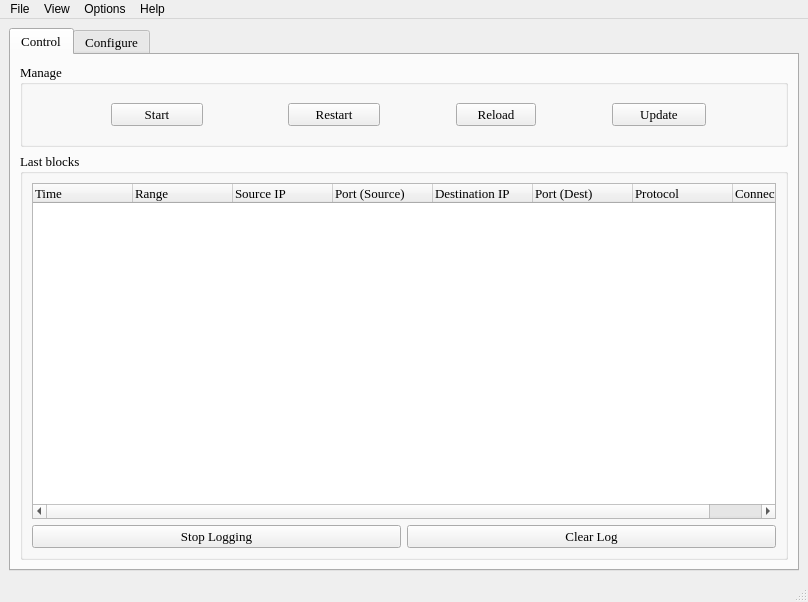
<?xml version="1.0" encoding="UTF-8"?>
<ui version="4.0">
 <class>MainWindow</class>
 <widget class="QMainWindow" name="MainWindow">
  <property name="geometry">
   <rect>
    <x>0</x>
    <y>0</y>
    <width>808</width>
    <height>602</height>
   </rect>
  </property>
  <property name="sizePolicy">
   <sizepolicy hsizetype="Fixed" vsizetype="Fixed">
    <horstretch>0</horstretch>
    <verstretch>0</verstretch>
   </sizepolicy>
  </property>
  <property name="minimumSize">
   <size>
    <width>400</width>
    <height>400</height>
   </size>
  </property>
  <property name="maximumSize">
   <size>
    <width>2500</width>
    <height>5000</height>
   </size>
  </property>
  <property name="windowTitle">
   <string>PeerGuardian Linux</string>
  </property>
  <property name="windowIcon">
   <iconset resource="../images/images.qrc">
    <normaloff>:/images/pglgui.png</normaloff>:/images/pglgui.png</iconset>
  </property>
  <widget class="QWidget" name="centralwidget">
   <layout class="QVBoxLayout" name="verticalLayout_8">
    <item>
     <widget class="QTabWidget" name="tabWidget">
      <property name="font">
       <font>
        <family>Times New Roman</family>
        <pointsize>10</pointsize>
       </font>
      </property>
      <property name="contextMenuPolicy">
       <enum>Qt::DefaultContextMenu</enum>
      </property>
      <property name="currentIndex">
       <number>0</number>
      </property>
      <widget class="QWidget" name="tab_ControlPanel">
       <attribute name="title">
        <string>Control</string>
       </attribute>
       <layout class="QVBoxLayout" name="verticalLayout_3">
        <item>
         <layout class="QHBoxLayout" name="horizontalLayout_2">
          <item>
           <widget class="QGroupBox" name="controlInfoGroup_2">
            <property name="sizePolicy">
             <sizepolicy hsizetype="Preferred" vsizetype="Preferred">
              <horstretch>0</horstretch>
              <verstretch>0</verstretch>
             </sizepolicy>
            </property>
            <property name="title">
             <string>Manage</string>
            </property>
            <layout class="QHBoxLayout" name="horizontalLayout">
             <item>
              <widget class="QStackedWidget" name="controlPglButtons">
               <property name="sizePolicy">
                <sizepolicy hsizetype="Fixed" vsizetype="Fixed">
                 <horstretch>70</horstretch>
                 <verstretch>0</verstretch>
                </sizepolicy>
               </property>
               <property name="minimumSize">
                <size>
                 <width>90</width>
                 <height>0</height>
                </size>
               </property>
               <property name="maximumSize">
                <size>
                 <width>16777215</width>
                 <height>16777215</height>
                </size>
               </property>
               <property name="layoutDirection">
                <enum>Qt::LeftToRight</enum>
               </property>
               <property name="lineWidth">
                <number>1</number>
               </property>
               <property name="currentIndex">
                <number>0</number>
               </property>
               <widget class="QWidget" name="page">
                <layout class="QVBoxLayout" name="verticalLayout_2">
                 <item>
                  <widget class="QPushButton" name="startPglButton">
                   <property name="sizePolicy">
                    <sizepolicy hsizetype="MinimumExpanding" vsizetype="Fixed">
                     <horstretch>0</horstretch>
                     <verstretch>0</verstretch>
                    </sizepolicy>
                   </property>
                   <property name="minimumSize">
                    <size>
                     <width>92</width>
                     <height>0</height>
                    </size>
                   </property>
                   <property name="layoutDirection">
                    <enum>Qt::LeftToRight</enum>
                   </property>
                   <property name="text">
                    <string>Start</string>
                   </property>
                   <property name="icon">
                    <iconset resource="../images/images.qrc">
                     <normaloff>:/images/play.png</normaloff>:/images/play.png</iconset>
                   </property>
                  </widget>
                 </item>
                </layout>
               </widget>
               <widget class="QWidget" name="page_2">
                <layout class="QVBoxLayout" name="verticalLayout">
                 <item>
                  <widget class="QPushButton" name="stopPglButton">
                   <property name="sizePolicy">
                    <sizepolicy hsizetype="MinimumExpanding" vsizetype="Fixed">
                     <horstretch>0</horstretch>
                     <verstretch>0</verstretch>
                    </sizepolicy>
                   </property>
                   <property name="minimumSize">
                    <size>
                     <width>86</width>
                     <height>0</height>
                    </size>
                   </property>
                   <property name="maximumSize">
                    <size>
                     <width>16777215</width>
                     <height>16777215</height>
                    </size>
                   </property>
                   <property name="text">
                    <string>Stop</string>
                   </property>
                   <property name="icon">
                    <iconset resource="../images/images.qrc">
                     <normaloff>:/images/stop.png</normaloff>:/images/stop.png</iconset>
                   </property>
                  </widget>
                 </item>
                </layout>
               </widget>
              </widget>
             </item>
             <item>
              <widget class="QPushButton" name="restartPglButton">
               <property name="sizePolicy">
                <sizepolicy hsizetype="Fixed" vsizetype="Fixed">
                 <horstretch>0</horstretch>
                 <verstretch>0</verstretch>
                </sizepolicy>
               </property>
               <property name="minimumSize">
                <size>
                 <width>92</width>
                 <height>0</height>
                </size>
               </property>
               <property name="toolTip">
                <string>Does a full restart. Including cleaning IPtables variables, pgld is stopped and started again. You'll be unprotected for a couple of seconds.</string>
               </property>
               <property name="layoutDirection">
                <enum>Qt::LeftToRight</enum>
               </property>
               <property name="text">
                <string>Restart</string>
               </property>
               <property name="icon">
                <iconset resource="../images/images.qrc">
                 <normaloff>:/images/restart.png</normaloff>:/images/restart.png</iconset>
               </property>
              </widget>
             </item>
             <item>
              <widget class="QPushButton" name="reloadPglButton">
               <property name="sizePolicy">
                <sizepolicy hsizetype="Fixed" vsizetype="Fixed">
                 <horstretch>0</horstretch>
                 <verstretch>0</verstretch>
                </sizepolicy>
               </property>
               <property name="toolTip">
                <string>Only reloads blocklists.</string>
               </property>
               <property name="text">
                <string>Reload</string>
               </property>
               <property name="icon">
                <iconset resource="../images/images.qrc">
                 <normaloff>:/images/reload.png</normaloff>:/images/reload.png</iconset>
               </property>
              </widget>
             </item>
             <item>
              <widget class="QPushButton" name="updatePglButton">
               <property name="sizePolicy">
                <sizepolicy hsizetype="Fixed" vsizetype="Fixed">
                 <horstretch>92</horstretch>
                 <verstretch>26</verstretch>
                </sizepolicy>
               </property>
               <property name="minimumSize">
                <size>
                 <width>94</width>
                 <height>0</height>
                </size>
               </property>
               <property name="text">
                <string>Update</string>
               </property>
               <property name="icon">
                <iconset resource="../images/images.qrc">
                 <normaloff>:/images/incoming.png</normaloff>:/images/incoming.png</iconset>
               </property>
              </widget>
             </item>
            </layout>
           </widget>
          </item>
         </layout>
        </item>
        <item>
         <widget class="QGroupBox" name="groupBox_4">
          <property name="sizePolicy">
           <sizepolicy hsizetype="Preferred" vsizetype="Expanding">
            <horstretch>0</horstretch>
            <verstretch>0</verstretch>
           </sizepolicy>
          </property>
          <property name="title">
           <string>Last blocks</string>
          </property>
          <layout class="QVBoxLayout" name="verticalLayout_9">
           <item>
            <widget class="QTreeWidget" name="logTreeWidget">
             <property name="mouseTracking">
              <bool>true</bool>
             </property>
             <property name="rootIsDecorated">
              <bool>false</bool>
             </property>
             <property name="itemsExpandable">
              <bool>false</bool>
             </property>
             <property name="sortingEnabled">
              <bool>false</bool>
             </property>
             <property name="expandsOnDoubleClick">
              <bool>false</bool>
             </property>
             <column>
              <property name="text">
               <string>Time</string>
              </property>
             </column>
             <column>
              <property name="text">
               <string>Range</string>
              </property>
             </column>
             <column>
              <property name="text">
               <string>Source IP</string>
              </property>
             </column>
             <column>
              <property name="text">
               <string>Port (Source)</string>
              </property>
             </column>
             <column>
              <property name="text">
               <string>Destination IP</string>
              </property>
             </column>
             <column>
              <property name="text">
               <string>Port (Dest)</string>
              </property>
             </column>
             <column>
              <property name="text">
               <string>Protocol</string>
              </property>
             </column>
             <column>
              <property name="text">
               <string>Connection Type</string>
              </property>
             </column>
            </widget>
           </item>
           <item>
            <layout class="QHBoxLayout" name="horizontalLayout_13">
             <item>
              <widget class="QPushButton" name="stopLoggingButton">
               <property name="toolTip">
                <string>Ignores or appends any blocking information coming from pgld.</string>
               </property>
               <property name="text">
                <string>Stop Logging</string>
               </property>
               <property name="icon">
                <iconset resource="../images/images.qrc">
                 <normaloff>:/images/cancel.png</normaloff>:/images/cancel.png</iconset>
               </property>
              </widget>
             </item>
             <item>
              <widget class="QPushButton" name="clearLogButton">
               <property name="toolTip">
                <string>Clears the log</string>
               </property>
               <property name="statusTip">
                <string/>
               </property>
               <property name="text">
                <string>Clear Log</string>
               </property>
               <property name="icon">
                <iconset resource="../images/images.qrc">
                 <normaloff>:/images/log.png</normaloff>:/images/log.png</iconset>
               </property>
              </widget>
             </item>
            </layout>
           </item>
          </layout>
         </widget>
        </item>
       </layout>
      </widget>
      <widget class="QWidget" name="tab_5">
       <attribute name="title">
        <string>Configure</string>
       </attribute>
       <layout class="QVBoxLayout" name="verticalLayout_6">
        <item>
         <widget class="QGroupBox" name="groupBox_7">
          <property name="sizePolicy">
           <sizepolicy hsizetype="Preferred" vsizetype="Minimum">
            <horstretch>0</horstretch>
            <verstretch>0</verstretch>
           </sizepolicy>
          </property>
          <property name="title">
           <string>General Configuration</string>
          </property>
          <layout class="QVBoxLayout" name="_17">
           <item>
            <widget class="QCheckBox" name="startAtBootCheckBox">
             <property name="statusTip">
              <string>Start PeerGuardian as a daemon when the computer starts</string>
             </property>
             <property name="text">
              <string>Start PeerGuardian at system boot</string>
             </property>
            </widget>
           </item>
          </layout>
         </widget>
        </item>
        <item>
         <widget class="QGroupBox" name="groupBox_11">
          <property name="sizePolicy">
           <sizepolicy hsizetype="Preferred" vsizetype="Minimum">
            <horstretch>0</horstretch>
            <verstretch>0</verstretch>
           </sizepolicy>
          </property>
          <property name="title">
           <string>Updates</string>
          </property>
          <layout class="QVBoxLayout" name="verticalLayout_10">
           <item>
            <widget class="QCheckBox" name="updateAutomaticallyCheckBox">
             <property name="sizePolicy">
              <sizepolicy hsizetype="Minimum" vsizetype="Fixed">
               <horstretch>0</horstretch>
               <verstretch>0</verstretch>
              </sizepolicy>
             </property>
             <property name="statusTip">
              <string>Enable/Disable auto updates</string>
             </property>
             <property name="text">
              <string>Update the blocklists automatically</string>
             </property>
            </widget>
           </item>
           <item>
            <layout class="QHBoxLayout" name="horizontalLayout_6">
             <item>
              <widget class="QRadioButton" name="updateDailyRadio">
               <property name="enabled">
                <bool>false</bool>
               </property>
               <property name="sizePolicy">
                <sizepolicy hsizetype="Minimum" vsizetype="Fixed">
                 <horstretch>0</horstretch>
                 <verstretch>0</verstretch>
                </sizepolicy>
               </property>
               <property name="statusTip">
                <string>Update the blocklists every day</string>
               </property>
               <property name="text">
                <string>Every day</string>
               </property>
              </widget>
             </item>
             <item>
              <widget class="QRadioButton" name="updateWeeklyRadio">
               <property name="enabled">
                <bool>false</bool>
               </property>
               <property name="statusTip">
                <string>Update the blocklists every week</string>
               </property>
               <property name="text">
                <string>Every week</string>
               </property>
              </widget>
             </item>
             <item>
              <widget class="QRadioButton" name="updateMonthlyRadio">
               <property name="enabled">
                <bool>false</bool>
               </property>
               <property name="statusTip">
                <string>Update the blocklists every month</string>
               </property>
               <property name="text">
                <string>Every month</string>
               </property>
              </widget>
             </item>
            </layout>
           </item>
          </layout>
         </widget>
        </item>
        <item>
         <layout class="QHBoxLayout" name="horizontalLayout_3">
          <item>
           <widget class="QGroupBox" name="groupBox_10">
            <property name="sizePolicy">
             <sizepolicy hsizetype="Minimum" vsizetype="Preferred">
              <horstretch>0</horstretch>
              <verstretch>0</verstretch>
             </sizepolicy>
            </property>
            <property name="title">
             <string>Blocklists</string>
            </property>
            <layout class="QVBoxLayout" name="verticalLayout_5">
             <item>
              <widget class="QTreeWidget" name="blocklistTreeWidget">
               <property name="mouseTracking">
                <bool>true</bool>
               </property>
               <property name="rootIsDecorated">
                <bool>false</bool>
               </property>
               <property name="itemsExpandable">
                <bool>false</bool>
               </property>
               <property name="headerHidden">
                <bool>true</bool>
               </property>
               <attribute name="headerDefaultSectionSize">
                <number>140</number>
               </attribute>
               <attribute name="headerMinimumSectionSize">
                <number>40</number>
               </attribute>
               <column>
                <property name="text">
                 <string notr="true">1</string>
                </property>
               </column>
              </widget>
             </item>
             <item>
              <layout class="QHBoxLayout" name="horizontalLayout_5">
               <item>
                <widget class="QPushButton" name="addBlockListButton">
                 <property name="sizePolicy">
                  <sizepolicy hsizetype="Minimum" vsizetype="Fixed">
                   <horstretch>0</horstretch>
                   <verstretch>0</verstretch>
                  </sizepolicy>
                 </property>
                 <property name="statusTip">
                  <string>Add a remote or local blocklist</string>
                 </property>
                 <property name="text">
                  <string/>
                 </property>
                 <property name="icon">
                  <iconset resource="../images/images.qrc">
                   <normaloff>:/images/list_add.png</normaloff>:/images/list_add.png</iconset>
                 </property>
                </widget>
               </item>
               <item>
                <widget class="QPushButton" name="removeBlocklistButton">
                 <property name="enabled">
                  <bool>false</bool>
                 </property>
                 <property name="text">
                  <string/>
                 </property>
                 <property name="icon">
                  <iconset resource="../images/images.qrc">
                   <normaloff>:/images/list_remove.png</normaloff>:/images/list_remove.png</iconset>
                 </property>
                </widget>
               </item>
               <item>
                <spacer name="horizontalSpacer_2">
                 <property name="orientation">
                  <enum>Qt::Horizontal</enum>
                 </property>
                 <property name="sizeType">
                  <enum>QSizePolicy::MinimumExpanding</enum>
                 </property>
                 <property name="sizeHint" stdset="0">
                  <size>
                   <width>40</width>
                   <height>20</height>
                  </size>
                 </property>
                </spacer>
               </item>
              </layout>
             </item>
            </layout>
           </widget>
          </item>
          <item>
           <widget class="QGroupBox" name="groupBox">
            <property name="sizePolicy">
             <sizepolicy hsizetype="Minimum" vsizetype="Preferred">
              <horstretch>0</horstretch>
              <verstretch>0</verstretch>
             </sizepolicy>
            </property>
            <property name="title">
             <string>Whitelist</string>
            </property>
            <layout class="QVBoxLayout" name="verticalLayout_4">
             <item>
              <widget class="QTreeWidget" name="whitelistTreeWidget">
               <property name="mouseTracking">
                <bool>true</bool>
               </property>
               <property name="rootIsDecorated">
                <bool>false</bool>
               </property>
               <property name="itemsExpandable">
                <bool>false</bool>
               </property>
               <property name="headerHidden">
                <bool>false</bool>
               </property>
               <attribute name="headerDefaultSectionSize">
                <number>80</number>
               </attribute>
               <attribute name="headerMinimumSectionSize">
                <number>40</number>
               </attribute>
               <attribute name="headerStretchLastSection">
                <bool>true</bool>
               </attribute>
               <column>
                <property name="text">
                 <string>Value</string>
                </property>
               </column>
               <column>
                <property name="text">
                 <string>Connection</string>
                </property>
               </column>
               <column>
                <property name="text">
                 <string>Protocol</string>
                </property>
               </column>
              </widget>
             </item>
             <item>
              <layout class="QHBoxLayout" name="horizontalLayout_10">
               <item>
                <widget class="QPushButton" name="addExceptionButton">
                 <property name="sizePolicy">
                  <sizepolicy hsizetype="Minimum" vsizetype="Fixed">
                   <horstretch>0</horstretch>
                   <verstretch>0</verstretch>
                  </sizepolicy>
                 </property>
                 <property name="statusTip">
                  <string>Whitelist an IP address or a Port</string>
                 </property>
                 <property name="text">
                  <string/>
                 </property>
                 <property name="icon">
                  <iconset resource="../images/images.qrc">
                   <normaloff>:/images/list_add.png</normaloff>:/images/list_add.png</iconset>
                 </property>
                </widget>
               </item>
               <item>
                <widget class="QPushButton" name="removeExceptionButton">
                 <property name="enabled">
                  <bool>false</bool>
                 </property>
                 <property name="text">
                  <string/>
                 </property>
                 <property name="icon">
                  <iconset resource="../images/images.qrc">
                   <normaloff>:/images/list_remove.png</normaloff>:/images/list_remove.png</iconset>
                 </property>
                </widget>
               </item>
               <item>
                <spacer name="horizontalSpacer_6">
                 <property name="orientation">
                  <enum>Qt::Horizontal</enum>
                 </property>
                 <property name="sizeType">
                  <enum>QSizePolicy::MinimumExpanding</enum>
                 </property>
                 <property name="sizeHint" stdset="0">
                  <size>
                   <width>40</width>
                   <height>20</height>
                  </size>
                 </property>
                </spacer>
               </item>
              </layout>
             </item>
            </layout>
           </widget>
          </item>
         </layout>
        </item>
        <item>
         <layout class="QHBoxLayout" name="horizontalLayout_4">
          <item>
           <spacer name="horizontalSpacer">
            <property name="orientation">
             <enum>Qt::Horizontal</enum>
            </property>
            <property name="sizeHint" stdset="0">
             <size>
              <width>108</width>
              <height>17</height>
             </size>
            </property>
           </spacer>
          </item>
          <item>
           <widget class="QPushButton" name="undoButton">
            <property name="enabled">
             <bool>false</bool>
            </property>
            <property name="text">
             <string>Undo All</string>
            </property>
           </widget>
          </item>
          <item>
           <widget class="QPushButton" name="applyButton">
            <property name="enabled">
             <bool>false</bool>
            </property>
            <property name="sizePolicy">
             <sizepolicy hsizetype="Minimum" vsizetype="Fixed">
              <horstretch>0</horstretch>
              <verstretch>0</verstretch>
             </sizepolicy>
            </property>
            <property name="text">
             <string>Apply</string>
            </property>
           </widget>
          </item>
         </layout>
        </item>
       </layout>
      </widget>
     </widget>
    </item>
   </layout>
  </widget>
  <widget class="QStatusBar" name="statusBar"/>
  <widget class="QMenuBar" name="menuBar">
   <property name="geometry">
    <rect>
     <x>0</x>
     <y>0</y>
     <width>808</width>
     <height>20</height>
    </rect>
   </property>
   <widget class="QMenu" name="menuFile">
    <property name="title">
     <string>File</string>
    </property>
    <addaction name="a_Exit"/>
   </widget>
   <widget class="QMenu" name="menuSettings">
    <property name="title">
     <string>Options</string>
    </property>
    <addaction name="separator"/>
    <addaction name="a_SettingsDialog"/>
   </widget>
   <widget class="QMenu" name="menuAbout">
    <property name="title">
     <string>Help</string>
    </property>
    <addaction name="a_AboutDialog"/>
   </widget>
   <widget class="QMenu" name="menuView">
    <property name="title">
     <string>View</string>
    </property>
    <addaction name="viewPglcmdLogAction"/>
    <addaction name="viewPgldLogAction"/>
   </widget>
   <addaction name="menuFile"/>
   <addaction name="menuView"/>
   <addaction name="menuSettings"/>
   <addaction name="menuAbout"/>
  </widget>
  <action name="actionQuit">
   <property name="text">
    <string>Open configuration...</string>
   </property>
  </action>
  <action name="actionQuit_2">
   <property name="text">
    <string>Quit</string>
   </property>
  </action>
  <action name="actionConfigure">
   <property name="text">
    <string>Configure</string>
   </property>
  </action>
  <action name="actionAbout">
   <property name="text">
    <string>About</string>
   </property>
  </action>
  <action name="actionOptions">
   <property name="text">
    <string>Open info</string>
   </property>
  </action>
  <action name="actionOpen_pglcmd_log">
   <property name="text">
    <string>Open blocklist</string>
   </property>
  </action>
  <action name="actionSave_changes">
   <property name="text">
    <string>Save changes</string>
   </property>
  </action>
  <action name="actionApply_changes">
   <property name="text">
    <string>Apply changes</string>
   </property>
  </action>
  <action name="actionQuit_3">
   <property name="text">
    <string>Quit</string>
   </property>
  </action>
  <action name="actionSelect_custom_files">
   <property name="text">
    <string>Change file paths</string>
   </property>
  </action>
  <action name="actionAbout_2">
   <property name="text">
    <string>About</string>
   </property>
  </action>
  <action name="actionSelect_moblock_log">
   <property name="text">
    <string>Select moblock.log</string>
   </property>
  </action>
  <action name="actionSelect_pglcmd_log">
   <property name="text">
    <string>Select pglcmd.log</string>
   </property>
  </action>
  <action name="actionPreferences">
   <property name="text">
    <string>Preferences</string>
   </property>
  </action>
  <action name="m_ToggleAutoScroll">
   <property name="checkable">
    <bool>true</bool>
   </property>
   <property name="checked">
    <bool>true</bool>
   </property>
   <property name="text">
    <string>Enable auto scrolling</string>
   </property>
  </action>
  <action name="m_ToggleAutoScroll2">
   <property name="checkable">
    <bool>true</bool>
   </property>
   <property name="checked">
    <bool>true</bool>
   </property>
   <property name="text">
    <string>Enable auto scrolling</string>
   </property>
  </action>
  <action name="a_SaveChanges">
   <property name="icon">
    <iconset resource="../images/images.qrc">
     <normaloff>:/images/save.png</normaloff>:/images/save.png</iconset>
   </property>
   <property name="text">
    <string>Apply changes</string>
   </property>
  </action>
  <action name="actionRestore_backup">
   <property name="text">
    <string>Restore backup</string>
   </property>
  </action>
  <action name="a_Exit">
   <property name="icon">
    <iconset resource="../images/images.qrc">
     <normaloff>:/images/exit.png</normaloff>:/images/exit.png</iconset>
   </property>
   <property name="text">
    <string>Exit</string>
   </property>
   <property name="shortcut">
    <string>Ctrl+Q</string>
   </property>
  </action>
  <action name="a_ToggleAutoSave">
   <property name="checkable">
    <bool>true</bool>
   </property>
   <property name="checked">
    <bool>true</bool>
   </property>
   <property name="text">
    <string>Automatically apply changes</string>
   </property>
  </action>
  <action name="actionStart">
   <property name="text">
    <string>Start</string>
   </property>
  </action>
  <action name="actionRestart">
   <property name="text">
    <string>Restart</string>
   </property>
  </action>
  <action name="actionStop">
   <property name="text">
    <string>Stop</string>
   </property>
  </action>
  <action name="actionUpdate">
   <property name="text">
    <string>Update</string>
   </property>
  </action>
  <action name="a_Reload">
   <property name="icon">
    <iconset resource="../images/images.qrc">
     <normaloff>:/images/reload.png</normaloff>:/images/reload.png</iconset>
   </property>
   <property name="text">
    <string>Reload</string>
   </property>
   <property name="toolTip">
    <string>Only reloads blocklists.</string>
   </property>
  </action>
  <action name="a_ToggleAutoScrolling">
   <property name="checkable">
    <bool>true</bool>
   </property>
   <property name="checked">
    <bool>true</bool>
   </property>
   <property name="text">
    <string>Enable Auto Scrolling</string>
   </property>
  </action>
  <action name="actionView_input">
   <property name="text">
    <string>View input</string>
   </property>
  </action>
  <action name="actionTake_backups">
   <property name="text">
    <string>Create backup</string>
   </property>
  </action>
  <action name="actionCancel_changes">
   <property name="text">
    <string>Cancel changes</string>
   </property>
  </action>
  <action name="actionChange_file_paths">
   <property name="text">
    <string>Configure...</string>
   </property>
  </action>
  <action name="a_AboutDialog">
   <property name="icon">
    <iconset resource="../images/images.qrc">
     <normaloff>:/images/info.png</normaloff>:/images/info.png</iconset>
   </property>
   <property name="text">
    <string>About</string>
   </property>
  </action>
  <action name="a_AllowHttp">
   <property name="checkable">
    <bool>true</bool>
   </property>
   <property name="text">
    <string>Allow HTTP connections</string>
   </property>
   <property name="menuRole">
    <enum>QAction::NoRole</enum>
   </property>
  </action>
  <action name="a_Start">
   <property name="icon">
    <iconset resource="../images/images.qrc">
     <normaloff>:/images/play.png</normaloff>:/images/play.png</iconset>
   </property>
   <property name="text">
    <string>Start</string>
   </property>
  </action>
  <action name="a_Stop">
   <property name="icon">
    <iconset resource="../images/images.qrc">
     <normaloff>:/images/stop.png</normaloff>:/images/stop.png</iconset>
   </property>
   <property name="text">
    <string>Stop</string>
   </property>
  </action>
  <action name="a_Restart">
   <property name="icon">
    <iconset resource="../images/images.qrc">
     <normaloff>:/images/restart.png</normaloff>:/images/restart.png</iconset>
   </property>
   <property name="text">
    <string>Restart</string>
   </property>
   <property name="toolTip">
    <string>Does a full restart. Including cleaning IPtables variables, pgld is stopped and started again. You'll be unprotected for a couple of seconds.</string>
   </property>
  </action>
  <action name="a_RestoreWindow">
   <property name="checkable">
    <bool>false</bool>
   </property>
   <property name="text">
    <string>Restore window</string>
   </property>
  </action>
  <action name="a_AllowHttps">
   <property name="checkable">
    <bool>true</bool>
   </property>
   <property name="text">
    <string>Allow secure HTTP connections</string>
   </property>
  </action>
  <action name="a_AllowFtp">
   <property name="checkable">
    <bool>true</bool>
   </property>
   <property name="text">
    <string>Allow FTP connections</string>
   </property>
  </action>
  <action name="a_SettingsDialog">
   <property name="icon">
    <iconset resource="../images/images.qrc">
     <normaloff>:/images/settings.png</normaloff>:/images/settings.png</iconset>
   </property>
   <property name="text">
    <string>Settings</string>
   </property>
  </action>
  <action name="viewPglcmdLogAction">
   <property name="icon">
    <iconset resource="../images/images.qrc">
     <normaloff>:/images/log.png</normaloff>:/images/log.png</iconset>
   </property>
   <property name="text">
    <string>View pglcmd's log</string>
   </property>
  </action>
  <action name="viewPgldLogAction">
   <property name="icon">
    <iconset resource="../images/images.qrc">
     <normaloff>:/images/log.png</normaloff>:/images/log.png</iconset>
   </property>
   <property name="text">
    <string>View pgld's log</string>
   </property>
  </action>
 </widget>
 <resources>
  <include location="../images/images.qrc"/>
 </resources>
 <connections>
  <connection>
   <sender>updateAutomaticallyCheckBox</sender>
   <signal>toggled(bool)</signal>
   <receiver>updateDailyRadio</receiver>
   <slot>setEnabled(bool)</slot>
   <hints>
    <hint type="sourcelabel">
     <x>310</x>
     <y>246</y>
    </hint>
    <hint type="destinationlabel">
     <x>115</x>
     <y>302</y>
    </hint>
   </hints>
  </connection>
  <connection>
   <sender>updateAutomaticallyCheckBox</sender>
   <signal>toggled(bool)</signal>
   <receiver>updateMonthlyRadio</receiver>
   <slot>setEnabled(bool)</slot>
   <hints>
    <hint type="sourcelabel">
     <x>331</x>
     <y>276</y>
    </hint>
    <hint type="destinationlabel">
     <x>331</x>
     <y>372</y>
    </hint>
   </hints>
  </connection>
  <connection>
   <sender>updateAutomaticallyCheckBox</sender>
   <signal>toggled(bool)</signal>
   <receiver>updateWeeklyRadio</receiver>
   <slot>setEnabled(bool)</slot>
   <hints>
    <hint type="sourcelabel">
     <x>331</x>
     <y>276</y>
    </hint>
    <hint type="destinationlabel">
     <x>331</x>
     <y>340</y>
    </hint>
   </hints>
  </connection>
 </connections>
</ui>
